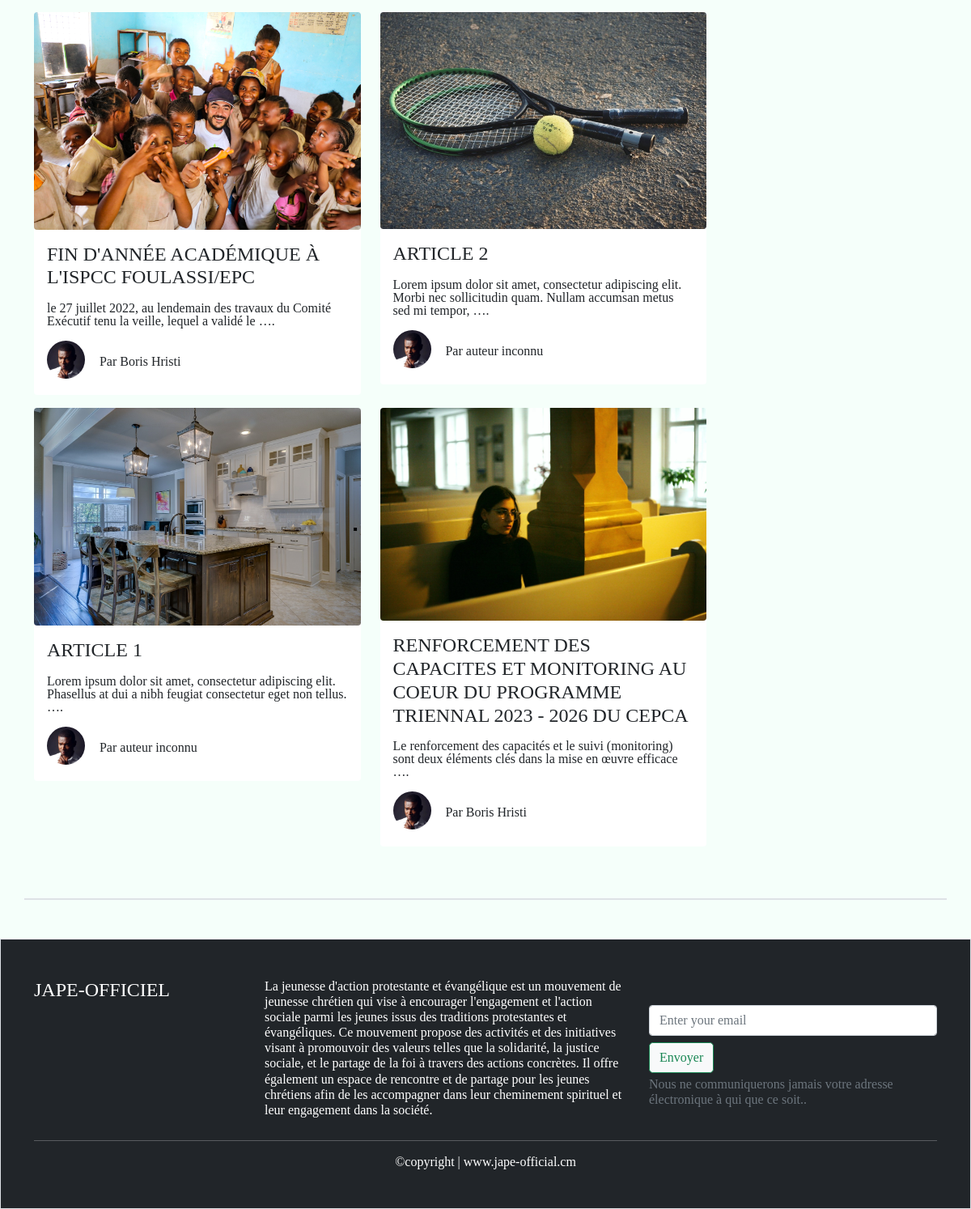
The app's page /posts/ (lower part), older data.
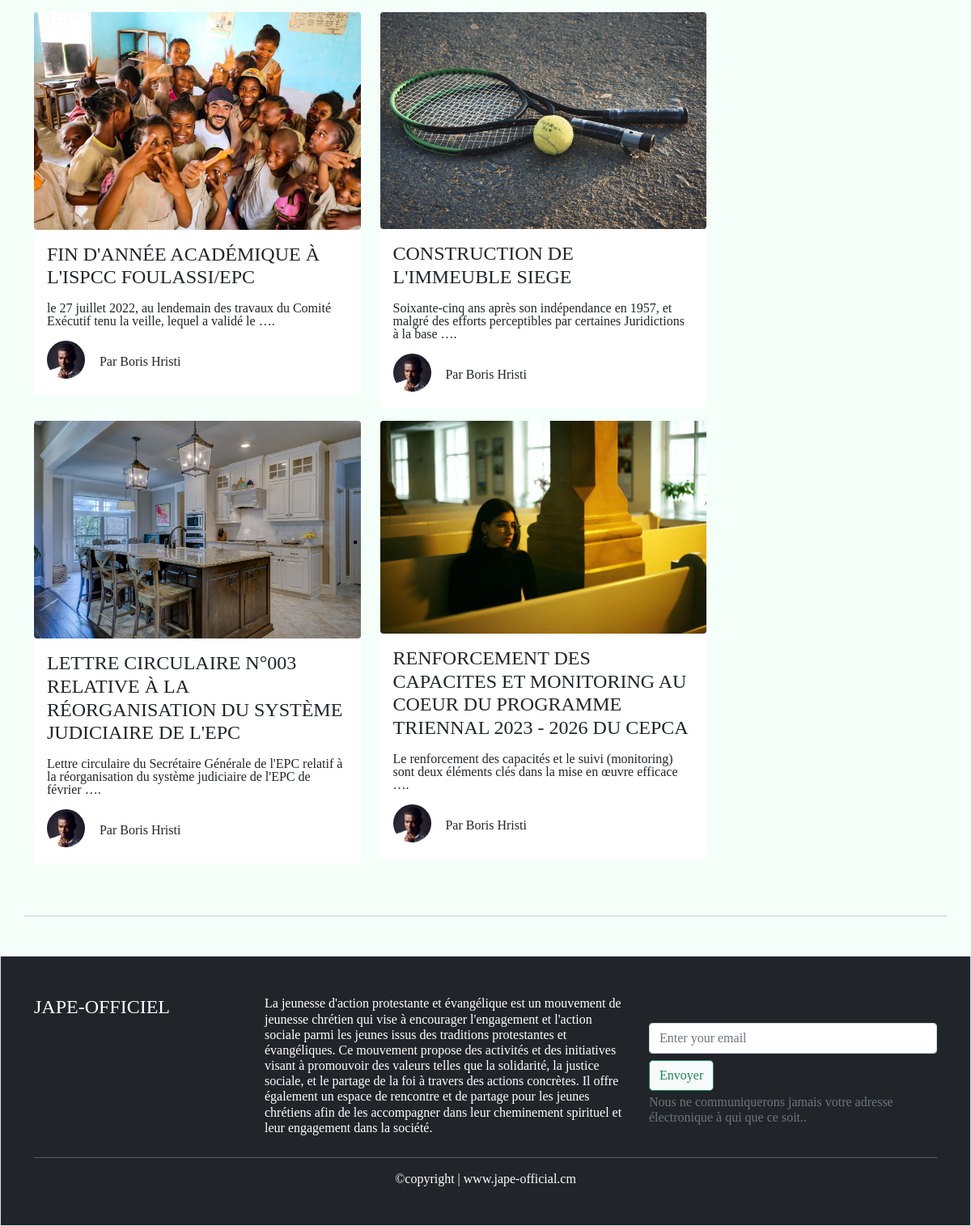
The same page, newer data.
### blog/models.py (models this page shows, shortened)
class BlogPost(models.Model):
    title = models.CharField(max_length=255, unique=True, verbose_name='Titre')
    slug = models.SlugField(max_length=255, unique=True, blank=True)
    author = models.ForeignKey(User, on_delete=models.SET_NULL, null=True, blank=True)
    last_update = models.DateTimeField(auto_now=True)
    created_on = models.DateField(blank=True, null=True)
    category = models.ManyToManyField(CategoryPost)
    published = models.BooleanField(default=False, verbose_name="Publié")
    image = models.ImageField(upload_to="images")
    content = models.TextField(blank=True, verbose_name='Contenu')
    class Meta:
        ordering = ['-created_on']
        verbose_name = "Article"
    @property
    def author_or_default(self):
        return f"Par {self.author.first_name} {self.author.last_name}" if self.author else "Par auteur inconnu"

### blog/views.py (the view)
# urls.py: path('posts/', posts_view, name="posts_view"),
def posts_view(request):
    posts = BlogPost.objects.all().filter(published=True)
    categories = CategoryPost.objects.all()
    context = {"posts": posts, "categories": posts[:4], "r_posts": posts[5:9], "categories": categories}
    return render(request, "blog/posts_view.html", context)

### blog/templates/blog/posts_view.html (shortened to what this page needs)
{% extends 'base.html' %}
{% load static %}
{% block content %}
<section class="mt-3">
    <div class="container roboto-light">
        <div class="row">
            <div class="col-lg-9 m-0">
                <div class="row">
                    {% for post in posts %}
                    <div class="col-sm-6">
                        <div class="card border-0 p-0 m-0 mb-3" style="width: 100%; min-height: 450px">
                            <img src="{{ post.image.url }}"
                                 class="img-hover rounded img-fluid card-img-top position-relative"
                                 alt="...">
                            <div class="card-body">
                                <a href="{% url 'post_view' slug=post.slug %}" class="title-link h4">
                                    {{ post.title|upper }}
                                </a>
                                <p class="card-text montserrat-card-text mt-3">{{ post.content|safe|truncatewords:18 }}.
                                </p>
                                <div class="mt-3">
                                    <div class="row">
                                        <div class="col-1">
                                            <img width="47px" class="rounded-circle"
                                                 src="{% static 'img/profil_app.jpg' %}"
                                                 alt="image profil">
                                        </div>
                                        <div class="col-8 my-3 ms-3">
                                            <span class="h6 ms-3"><a href="#" class="title-link">{{ post.author_or_default }}</a></span>
                                        </div>
                                    </div>
                                </div>
                            </div>
                        </div>
                    </div>
                    {% endfor %}
                </div>
            </div>
            <div class="col-lg-3">
            </div>
        </div>
    </div>
</section>
{% endblock %}

### templates/base.html (shortened to what this page needs)
{% load static %}
<!DOCTYPE html>
<html lang="en">
<head>
    <link href="https://cdn.jsdelivr.net/npm/bootstrap@5.0.2/dist/css/bootstrap.min.css" rel="stylesheet"
>
    <link rel="stylesheet" href="{% static 'css/template.css' %}">
    <link rel="stylesheet" href="{% static 'css/fonts.css' %}">
    <link rel="stylesheet" href="{% static 'css/post.css' %}">
</head>
<body>
{% block content %}
{% endblock %}
<div class="container mt-5 mb-5 border gy-5">
</div>
<footer class="container-fluid bg-dark border text-white mt-3">
    <div class="container mb-5 mt-5">
        <div class="row">
            <div class="col-md-3 h4">
                JAPE-OFFICIEL
            </div>
            <div class="col-md-5 lead">
                <p class="h6">
                    La jeunesse d'action protestante et évangélique est un mouvement de jeunesse chrétien qui vise à
                    encourager l'engagement et l'action sociale parmi les jeunes issus des traditions protestantes et
                    évangéliques. Ce mouvement propose des activités et des initiatives visant à promouvoir des valeurs
                    telles que la solidarité, la justice sociale, et le partage de la foi à travers des actions
                    concrètes. Il offre également un espace de rencontre et de partage pour les jeunes chrétiens afin de
                    les accompagner dans leur cheminement spirituel et leur engagement dans la société.
                </p>
            </div>
            <div class="col-md-4 h3">
                <form>
                    <div class="mb-3">
                        <label for="exampleInputEmail1"></label><input type="email" class="form-control"
                                                                       id="exampleInputEmail1"
                                                                       aria-describedby="emailHelp"
                                                                       placeholder="Enter your email">
                        <button type="submit" class="btn btn-light rounded-3 btn-outline-success mt-2">Envoyer</button>
                        <div id="emailHelp" class="form-text"><p class="h6">Nous ne communiquerons jamais votre adresse électronique à qui que ce soit..</p></div>
                    </div>
                </form>
            </div>
        </div>
        <hr>
        <div class="col-12 d-grid justify-content-center">
            <span>&copy;copyright | <a href="#" class="title-link-white h6">www.jape-official.cm</a></span>
        </div>
    </div>
</footer>
</body>
</html>

### blog/static/css/template.css (style rules this page uses)
body { background-color: mintcream; }
.img-hover { transition: transform .5s; }
.title-link, .title-link-nav, .title-link-white { position: relative; display: inline; }
.title-link { color: inherit; text-decoration: none; background: linear-gradient(to top, rgba(0, 0, 0, 0.5) 0%, rgba(0, 0, 0, 0.5) 10%, transparent 10.01%) no-repeat; background-size: 0 100%; transition: background-size .9s; }
.title-link-white { color: inherit; text-decoration: none; background: linear-gradient(to top, rgba(255,255,255, 0.5) 0%, rgba(255,255,255, 0.5) 10%, transparent 10.01%) no-repeat; background-size: 0 100%; transition: background-size .9s; }

Row changes from the older to the newer data that the page shows:
changed BlogPost: title "ARTICLE 2" → "CONSTRUCTION DE L'IMMEUBLE SIEGE"; content "Lorem ipsum dolor sit amet, consectetur adipiscing elit. Morbi nec sollicitudin quam. Nullam accumsan metus sed mi tempor, …" → "Soixante-cinq ans après son indépendance en 1957, et malgré des efforts perceptibles par certaines Juridictions à la base …"; author_or_default "Par auteur inconnu" → "Par Boris Hristi"
changed BlogPost: title "ARTICLE 1" → "LETTRE CIRCULAIRE N°003 RELATIVE À LA RÉORGANISATION DU SYSTÈME JUDICIAIRE DE L'EPC"; content "Lorem ipsum dolor sit amet, consectetur adipiscing elit. Phasellus at dui a nibh feugiat consectetur eget non tellus. …" → "Lettre circulaire du Secrétaire Générale de l'EPC relatif à la réorganisation du système judiciaire de l'EPC de février …"; author_or_default "Par auteur inconnu" → "Par Boris Hristi"
